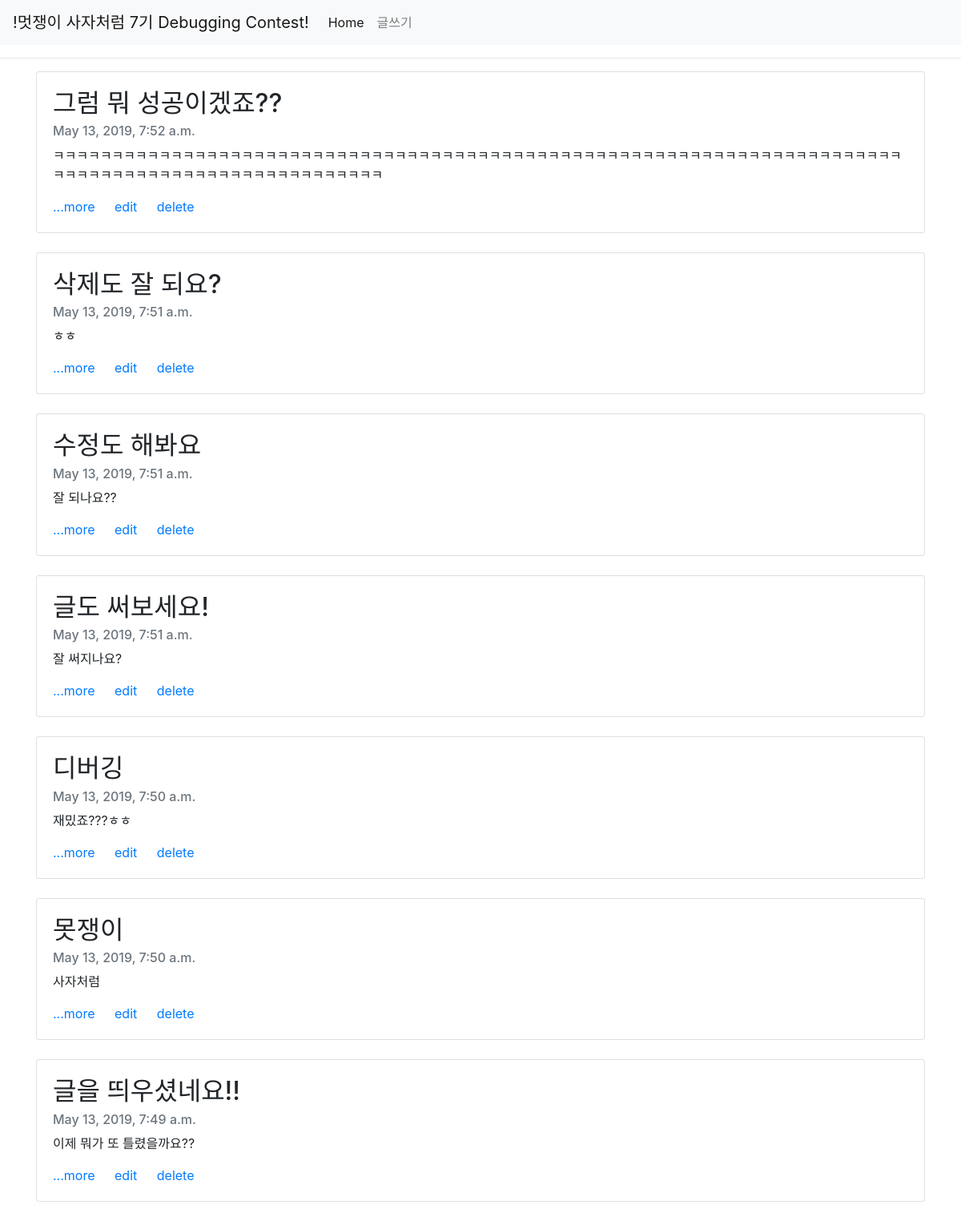
Before: / with the older database file.
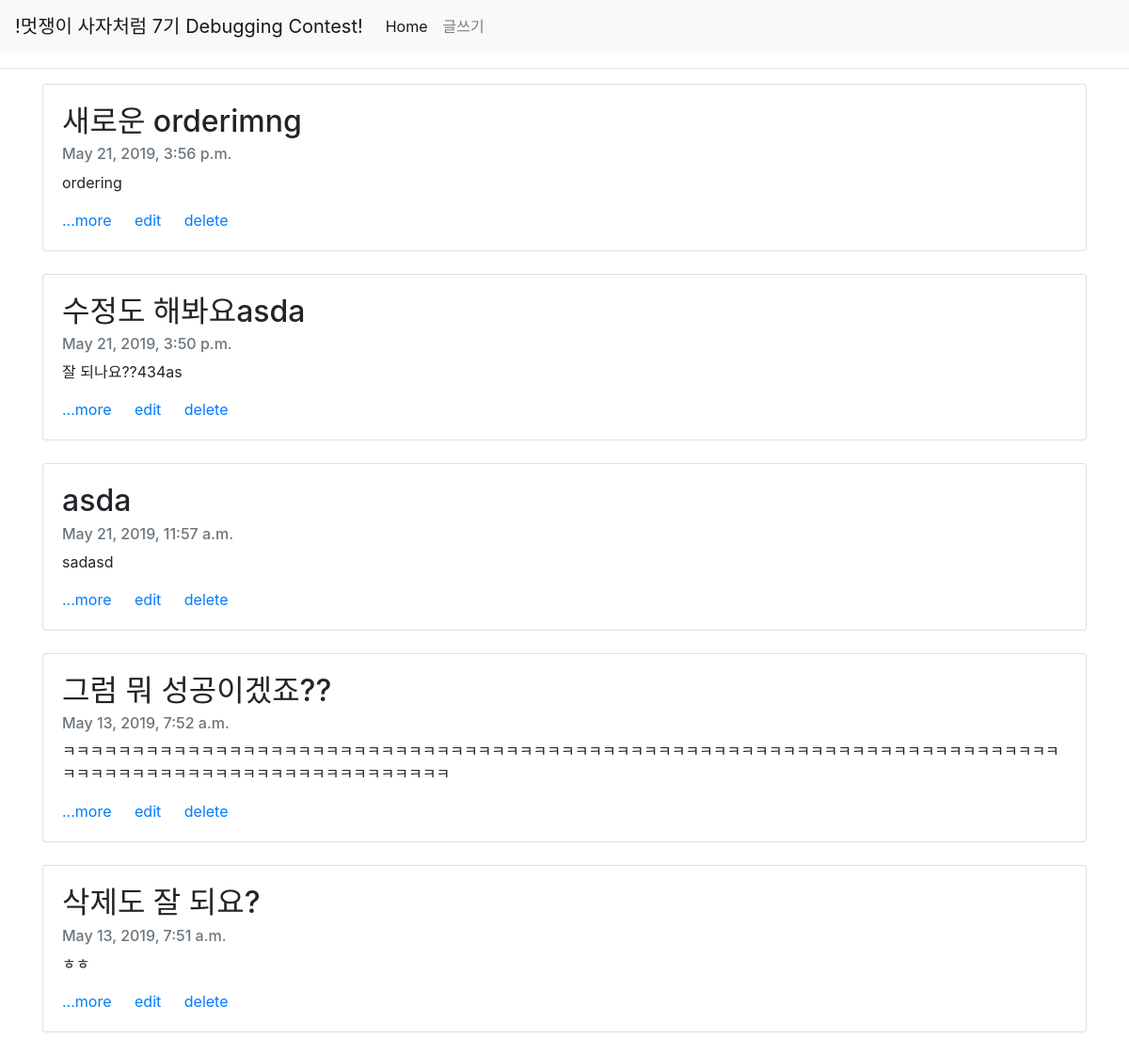
After: the same page with the newer database file.
### Blogapp/models.py (models this page shows, shortened)
class Post(models.Model):
    title = models.CharField(max_length = 20)
    content = models.TextField()
    pub_date = models.DateTimeField(auto_now_add=True)
    def summary(self):
        return self.content[:100]

### Blogapp/views.py (the view)
# urls.py: path('', Blogapp.views.index, name='index'),
def index(request):
    posts = Post.objects.all().order_by('-pub_date')
    return render(request, 'index.html', {'posts':posts})

### Blogapp/templates/index.html
{% extends 'base.html' %}
{% block content %}
<hr>
{% for post in posts %}
<div class="container">
    <div class="card">
        <div class="card-body">
            <h2 class="card-title">{{post.title}}</h2>
            <h6 class="card-subtitle mb-2 text-muted">{{post.pub_date}}</h6>
            <p class="card-text">{{post.summary}}</p>
        <a href="{%url 'detail' post.id%}" class="card-link">...more  </a>
        <a href="{%url 'edit' post.id%}" class="card-link">edit  </a>
        <a href="{%url 'delete' post.id%}" class="card-link">delete</a>
        </div>
    </div><br>
</div>
{% endfor %}
{% endblock %}

### debugging_contest/templates/base.html (shortened to what this page needs)
<html lang="en">
<head>
    <link rel="stylesheet" href="https://stackpath.bootstrapcdn.com/bootstrap/4.3.1/css/bootstrap.min.css">
</head>
<body>
    <nav class="navbar navbar-expand-lg navbar-light bg-light">
        <a class="navbar-brand" href="{% url 'index' %}">!멋쟁이 사자처럼 7기 Debugging Contest!</a>
        <div class="collapse navbar-collapse" id="navbarNav">
            <ul class="navbar-nav">
            <li class="nav-item active">
                <a class="nav-link" href="{% url 'index' %}">Home <span class="sr-only">(current)</span></a>
            </li>
            <li class="nav-item">
                <a class="nav-link" href="{% url 'new' %}">글쓰기</a>
            </li>
            </ul>
        </div>
    </nav>
    {% block content %}
    {% endblock %}
</body>
</html>

Changed rows visible on the page:
removed Post: title "글도 써보세요!", pub_date "May 13, 2019, 7:51 a.m.", summary "잘 써지나요?"
removed Post: title "디버깅", pub_date "May 13, 2019, 7:50 a.m.", summary "재밌죠???ㅎㅎ"
removed Post: title "못쟁이", pub_date "May 13, 2019, 7:50 a.m.", summary "사자처럼"
removed Post: title "글을 띄우셨네요!!", pub_date "May 13, 2019, 7:49 a.m.", summary "이제 뭐가 또 틀렸을까요??"
added Post: title "새로운 orderimng", pub_date "May 21, 2019, 3:56 p.m.", summary "ordering"
changed Post: title "수정도 해봐요" → "수정도 해봐요asda"; pub_date "May 13, 2019, 7:51 a.m." → "May 21, 2019, 3:50 p.m."; summary "잘 되나요??" → "잘 되나요??434as"; moves up the list
added Post: title "asda", pub_date "May 21, 2019, 11:57 a.m.", summary "sadasd"
